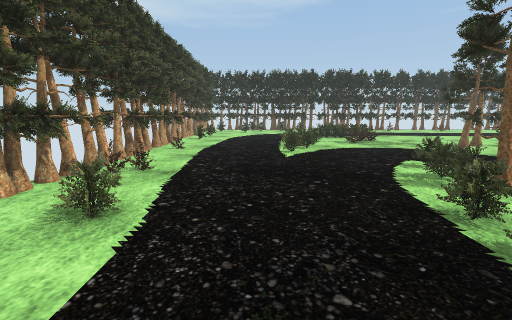
View 1 (above)

24 first-person views from a walk through a scene from a Unity 3-D project. The camera is 1.3 m above the floor, tilts 10° down and sees 90° across. The floor is counted in squares, 1 m on a side. Each view is taken from the middle of a square. On the plan, view 1 faces up. The plan holds only what a view shows up to about 13 squares ahead; the rest is blank. Some animated figures are left out. Some surface patterns are stand-ins.

View 2
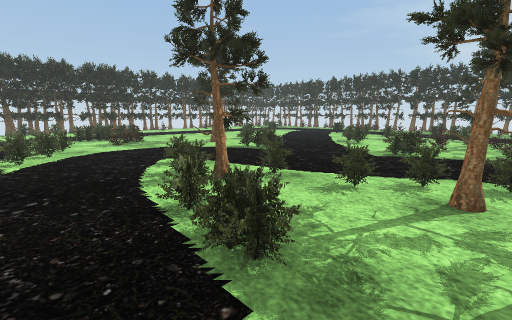

View 3
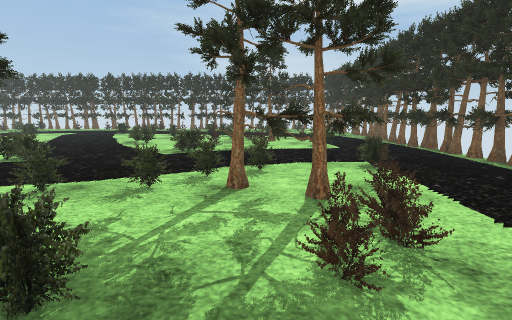

View 4
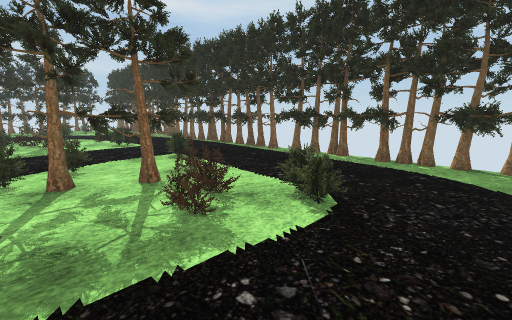

View 5
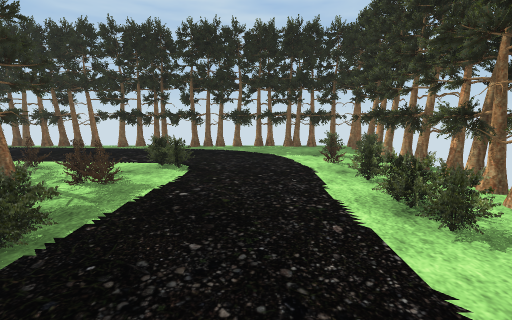

View 6
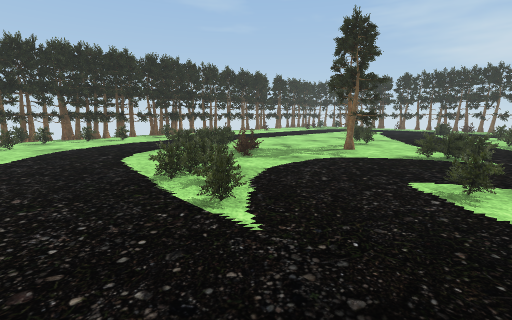

View 7
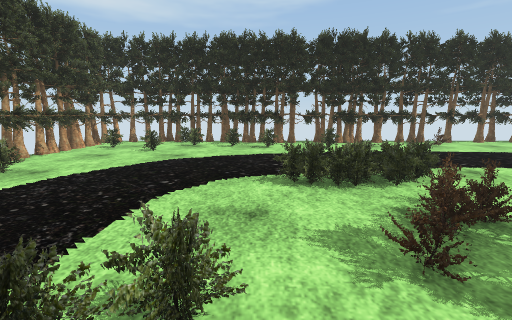

View 8
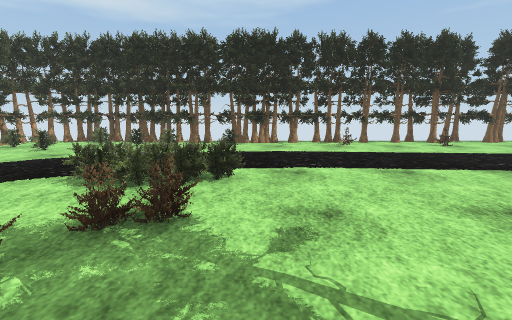

View 9
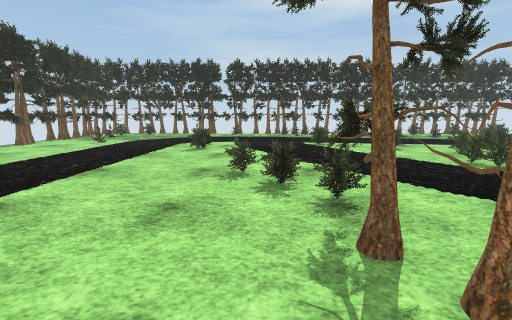

View 10
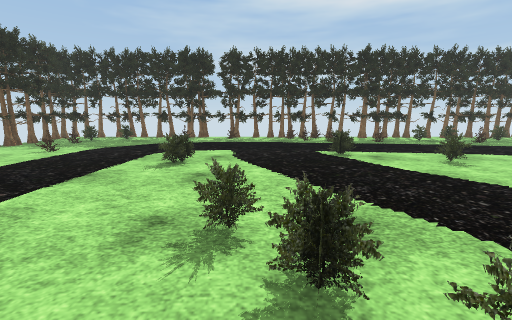

View 11
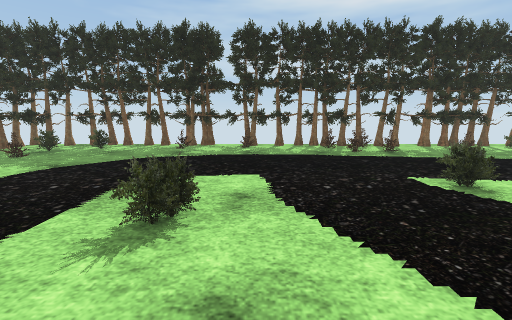

View 12
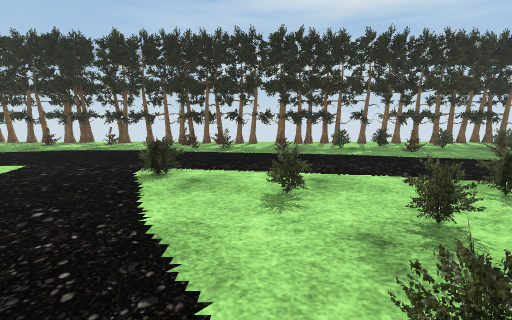

View 13
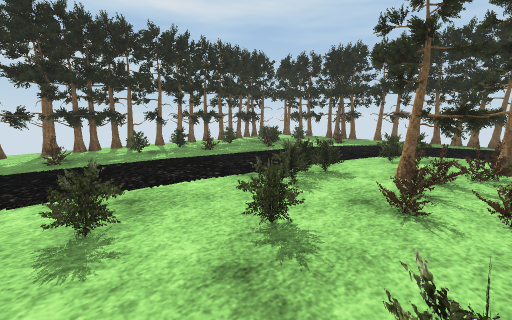

View 14
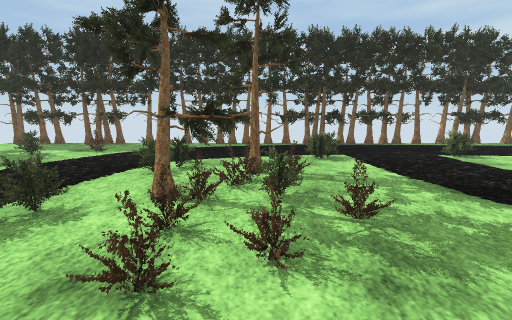

View 15
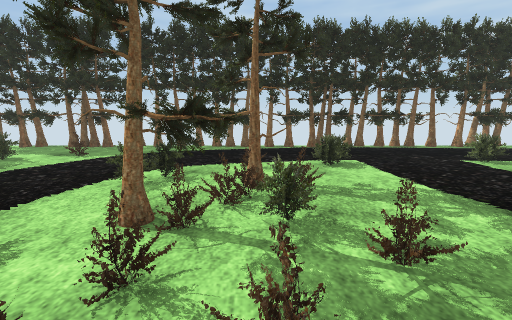

View 16
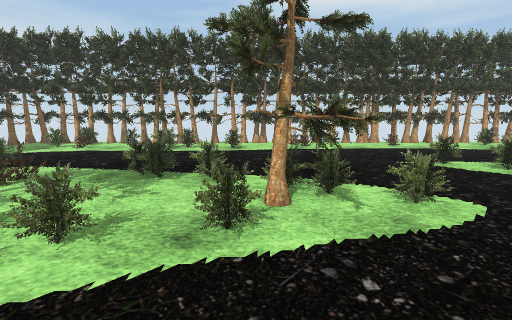

View 17
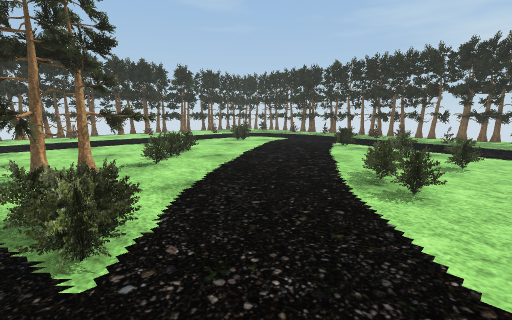

View 18
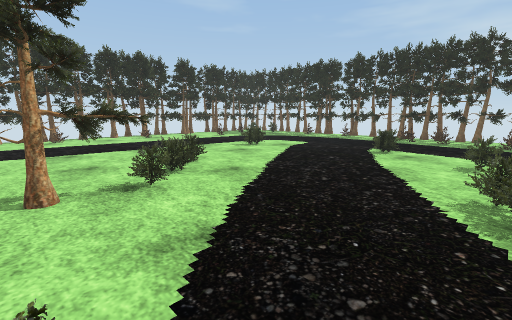

View 19
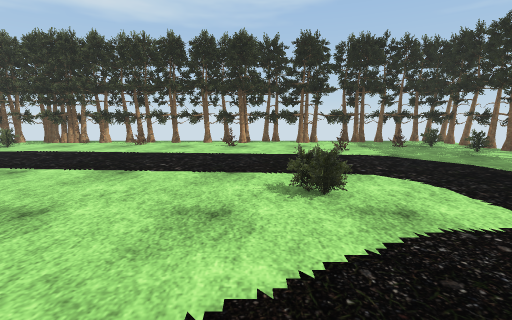

View 20
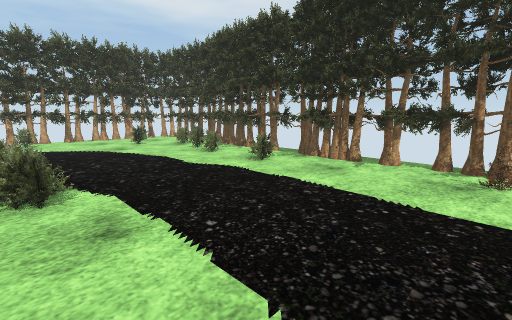

View 21
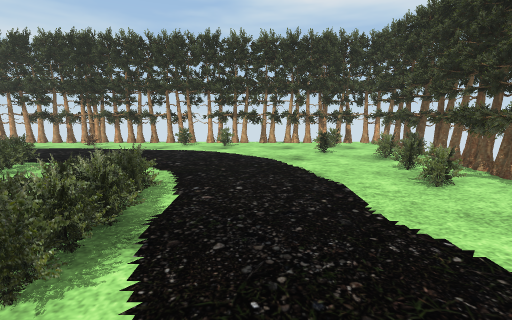

View 22
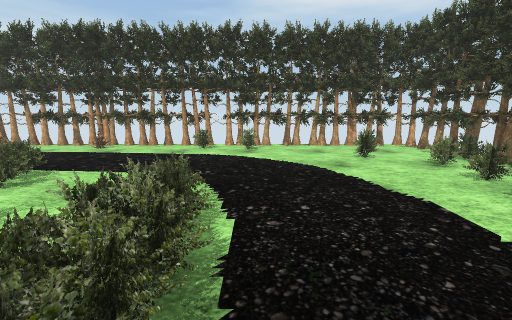

View 23
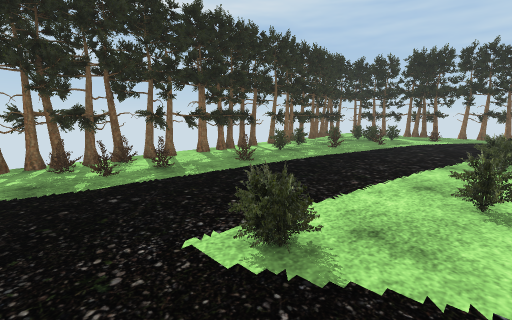

View 24
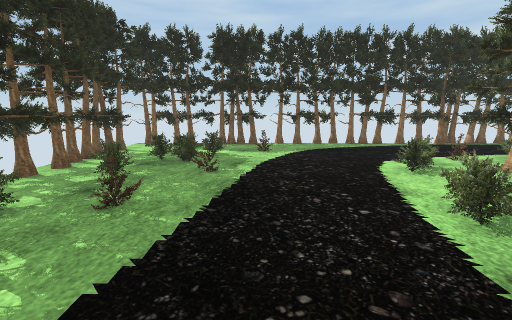

### Floor plan
Key: @ floor where view 1 was taken; # wall or solid block; x gap in a wall; . floor; B bush; T thing the floor can be seen under or through; O other object.
Columns run from 4 left of view 1 to 25 right of it. Each row starts with its distance up from view 1.
 23   #####
 22 ####B####   #################
 21 ##..BBB#######.B   O # ...BB##
 20 #B.B..BB..B............B..BB #
 19 ##.B...................B....B#
 18 ##.......................... #
 17 ##..........................##
 16 #B..........................O#
 15 ##......BBBB.................#
 14 #B.......BB..........B.......#
 13 # .......BB.................O#
 12 ##......BB......BB.......... #
 11 ##...BBB....###BB........... #
 10 #O....B.....##.............BB#
  9 #....B......x.........BB...BB#
  8 ##..........B..............B##
  7 # ......B...BB.......B......##
  6 #B......BB..B....BB..B....BB#
  5 ##......B#.......B..B.......#
  4 ##......BB.................B##
  3  #B....B......B...BB.B......##
  2  #....BB.BB...BB.B#BTB....BBB#
  1  #B...B..TBB.....BBBTB....B ##
  0  #B.@..B.TTB.....BBBT......B##
 -1 ##B....BBTT......TTTBB...B.B#
 -2 ##....BBBTB.....B.B ......BB#
 -3 #OB...B... BB...B.B......BB.##
 -4 ##B.....................B... #
 -5 ##...........................#
 -6 ####################  ########

Where each view was taken, in squares from view 1:
view 1: 0 up, 0 right, facing up
view 2: 0 up, 1 right, facing up-right
view 3: 0 up, 1 right, facing right
view 4: 1 up, 0 right, facing down-right
view 5: 4 up, 0 right, facing down
view 6: 6 up, 1 left, facing up-right
view 7: 10 up, 3 right, facing up
view 8: 10 up, 7 right, facing up
view 9: 12 up, 7 right, facing right
view 10: 12 up, 10 right, facing right
view 11: 13 up, 14 right, facing right
view 12: 7 up, 13 right, facing right
view 13: 7 up, 14 right, facing down-right
view 14: 5 up, 14 right, facing down
view 15: 4 up, 14 right, facing down
view 16: 4 up, 8 right, facing left
view 17: 4 up, 8 right, facing up-right
view 18: 6 up, 9 right, facing up-right
view 19: 10 up, 16 right, facing up
view 20: 15 up, 11 right, facing up-left
view 21: 17 up, 8 right, facing left
view 22: 16 up, 7 right, facing left
view 23: 11 up, 17 right, facing down-right
view 24: 5 up, 20 right, facing down
